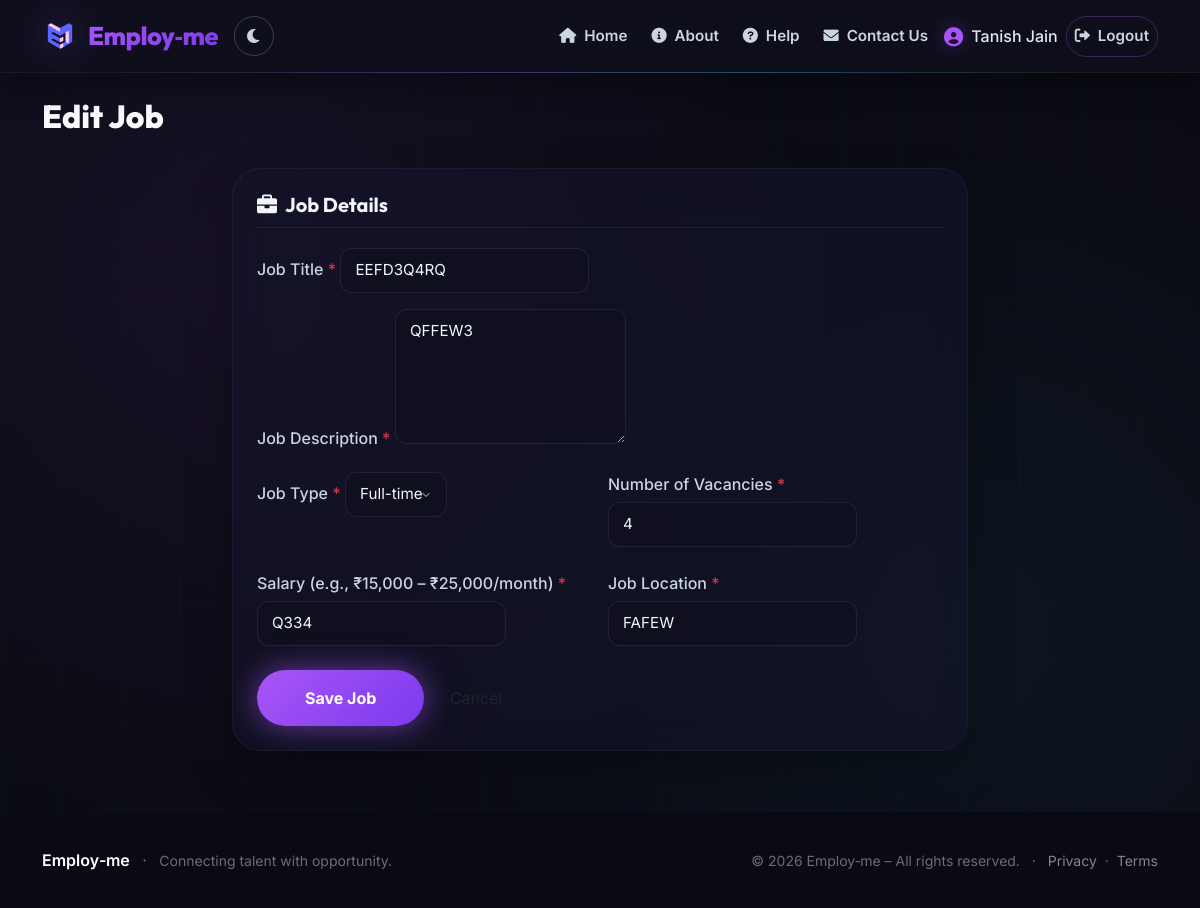
Screenshot of /job/edit/4 (signed in) with the database file from the repository.
### models.py (models this page shows)
class User(UserMixin, db.Model):
    id = db.Column(db.Integer, primary_key=True)
    email = db.Column(db.String(120), unique=True, nullable=False)
    password_hash = db.Column(db.String(128), nullable=False)
    role = db.Column(db.String(20), nullable=False)  # 'jobseeker' or 'employer'
    name = db.Column(db.String(100), nullable=False)
    created_at = db.Column(db.DateTime, default=datetime.utcnow)
    profile = db.relationship('JobSeekerProfile', backref='user', uselist=False,
                              cascade='all, delete-orphan')
    employer_profile = db.relationship('EmployerProfile', backref='user', uselist=False,
                                       cascade='all, delete-orphan')

class Job(db.Model):
    id = db.Column(db.Integer, primary_key=True)
    employer_id = db.Column(db.Integer, db.ForeignKey('employer_profile.id'), nullable=False)
    employer_name = db.Column(db.String(100), nullable=False)          # business_name
    employer_address = db.Column(db.String(300), nullable=False)       # business_address
    employer_mobile = db.Column(db.String(15), nullable=False)         # contact_person_phone
    employer_city = db.Column(db.String(100), nullable=False)
    employer_state = db.Column(db.String(100), nullable=False)
    employer_pincode = db.Column(db.String(10), nullable=False)
    job_name = db.Column(db.String(200), nullable=False)
    job_description = db.Column(db.Text, nullable=False)
    job_type = db.Column(db.String(50), nullable=False)   # e.g., Full-time, Part-time, Contract, etc.
    committed_salary = db.Column(db.String(100))          # e.g., "₹15,000 – ₹25,000 per month"
    location = db.Column(db.String(200))                  # job location (city/area)
    vacancies = db.Column(db.Integer, default=1)
    status = db.Column(db.String(20), default='Open')     # Open / Closed
    created_at = db.Column(db.DateTime, default=datetime.utcnow)
    updated_at = db.Column(db.DateTime, default=datetime.utcnow, onupdate=datetime.utcnow)
    employer = db.relationship('EmployerProfile', backref='jobs')

### app.py (the view, shortened to what this page needs)
@app.route('/job/edit/<int:job_id>', methods=['GET', 'POST'])
@login_required
@role_required('employer')
def edit_job(job_id):
    job = Job.query.get_or_404(job_id)
    employer = EmployerProfile.query.filter_by(user_id=current_user.id).first()
    if not employer or job.employer_id != employer.id:
        flash('Access denied.', 'danger')
        return redirect(url_for('my_jobs'))
    if not employer.verified:
        return redirect(url_for('verification_pending'))
    form = JobForm(obj=job)
    if request.method == 'GET':
        form.vacancies.data = str(job.vacancies)
    return render_template('create_job.html', form=form, edit_mode=True, job=job)

### forms.py
class JobForm(FlaskForm):
    job_name = StringField('Job Title', validators=[DataRequired(), Length(max=200)])
    job_description = TextAreaField('Job Description', validators=[DataRequired()])
    job_type = SelectField('Job Type', choices=[
        ('Full-time', 'Full-time'),
        ('Part-time', 'Part-time'),
        ('Contract', 'Contract'),
        ('Freelance', 'Freelance'),
        ('Internship', 'Internship')
    ], validators=[DataRequired()])
    committed_salary = StringField('Salary (e.g., ₹15,000 – ₹25,000/month)', validators=[DataRequired(), Length(max=100)])
    location = StringField('Job Location', validators=[DataRequired(), Length(max=200)])
    vacancies = StringField('Number of Vacancies', validators=[DataRequired()])
    submit = SubmitField('Save Job')

### app.py (called while the page is built)
@login_manager.user_loader
def load_user(user_id):
    return User.query.get(int(user_id))

def role_required(role):
    def decorator(func):
        from functools import wraps
        @wraps(func)
        def wrapper(*args, **kwargs):
            if not current_user.is_authenticated or current_user.role != role:
                flash('Access denied.', 'danger')
                return redirect(url_for('index'))
            return func(*args, **kwargs)
        return wrapper
    return decorator

### templates/create_job.html (shortened to what this page needs)
{% extends "base.html" %}
{% block content %}
<div class="d-flex justify-content-between align-items-center mb-4">
    <h2 style="font-family: var(--font-display); font-weight: 800; color: #F8FAFC;">
        {% if edit_mode %}Edit Job{% else %}Create Job{% endif %}
    </h2>
</div>
<div class="row justify-content-center">
    <div class="col-md-8">
        <div class="card-modern p-4">
            <form method="POST" novalidate>
                <h5 class="section-title"><i class="fas fa-briefcase me-2"></i>Job Details</h5>
                <div class="mb-3">
                    <label class="form-label-custom">{{ form.job_name.label.text }} <span class="text-danger">*</span></label>
                    {{ form.job_name(class="form-control-dark", placeholder="e.g., Delivery Boy, Sales Executive") }}
                </div>
                <div class="mb-3">
                    <label class="form-label-custom">{{ form.job_description.label.text }} <span class="text-danger">*</span></label>
                    {{ form.job_description(class="form-control-dark", rows="5", placeholder="Describe the role, responsibilities, and requirements...") }}
                </div>
                <div class="row g-3">
                    <div class="col-md-6">
                        <label class="form-label-custom">{{ form.job_type.label.text }} <span class="text-danger">*</span></label>
                        {{ form.job_type(class="form-select-dark") }}
                    </div>
                    <div class="col-md-6">
                        <label class="form-label-custom">{{ form.vacancies.label.text }} <span class="text-danger">*</span></label>
                        {{ form.vacancies(class="form-control-dark", placeholder="e.g., 5") }}
                    </div>
                </div>
                <div class="row g-3 mt-2">
                    <div class="col-md-6">
                        <label class="form-label-custom">{{ form.committed_salary.label.text }} <span class="text-danger">*</span></label>
                        {{ form.committed_salary(class="form-control-dark", placeholder="e.g., ₹15,000 – ₹25,000/month") }}
                    </div>
                    <div class="col-md-6">
                        <label class="form-label-custom">{{ form.location.label.text }} <span class="text-danger">*</span></label>
                        {{ form.location(class="form-control-dark", placeholder="e.g., Mumbai, Delhi") }}
                    </div>
                </div>
                <div class="mt-4">
                    {{ form.submit(class="btn btn-primary-gradient px-5") }}
                    <a href="{{ url_for('my_jobs') }}" class="btn btn-outline-soft ms-2">Cancel</a>
                </div>
            </form>
        </div>
    </div>
</div>
{% endblock %}

### templates/base.html (shortened to what this page needs)
<!DOCTYPE html>
<html lang="en">
<head>
    <link href="https://cdn.jsdelivr.net/npm/bootstrap@5.3.0-alpha1/dist/css/bootstrap.min.css" rel="stylesheet" />
    <link rel="stylesheet" href="https://cdnjs.cloudflare.com/ajax/libs/font-awesome/6.0.0/css/all.min.css" />
</head>
<body>
    <nav class="navbar navbar-expand-lg navbar-custom sticky-top">
        <div class="container">
            <a class="navbar-brand" href="{{ url_for('index') }}">
                <img src="{{ url_for('static', filename='images/logo.png') }}" alt="Employ-me logo" />
                <span>Employ‑me</span>
            </a>
            <div class="d-flex align-items-center gap-2">
                <button class="theme-toggle-btn" id="themeToggle" aria-label="Toggle light/dark theme">
                    <i class="fas fa-moon" id="themeIcon"></i>
                </button>
            </div>
            <div class="collapse navbar-collapse" id="navbarNav">
                <ul class="navbar-nav ms-auto align-items-lg-center gap-1 gap-lg-2">
                    <li class="nav-item">
                        <a class="nav-link" href="{{ url_for('index') }}">
                            <i class="fas fa-home me-1"></i> Home
                        </a>
                    </li>
                    <li class="nav-item">
                        <a class="nav-link" href="{{ url_for('about') }}">
                            <i class="fas fa-info-circle me-1"></i> About
                        </a>
                    </li>
                    <li class="nav-item">
                        <a class="nav-link" href="{{ url_for('help') }}">
                            <i class="fas fa-question-circle me-1"></i> Help
                        </a>
                    </li>
                    <li class="nav-item">
                        <a class="nav-link" href="{{ url_for('contact') }}">
                            <i class="fas fa-envelope me-1"></i> Contact Us
                        </a>
                    </li>
                    {% if current_user.is_authenticated %}
                        <li class="nav-item">
                            <span class="navbar-text">
                                <i class="fas fa-user-circle"></i>
                                {{ current_user.name }}
                            </span>
                        </li>
                        <li class="nav-item">
                            <a class="nav-link btn-outline-custom" href="{{ url_for('logout') }}">
                                <i class="fas fa-sign-out-alt me-1"></i> Logout
                            </a>
                        </li>
                    {% endif %}
                </ul>
            </div>
        </div>
    </nav>
    <main>
        <div class="container my-4">
            {% block content %}{% endblock %}
        </div>
    </main>
    <footer class="footer-custom">
        <div class="container">
            <div class="row align-items-center">
                <div class="col-md-6 text-center text-md-start">
                    <span class="fw-semibold text-white">Employ‑me</span>
                    <span class="mx-2">·</span>
                    <span class="small">Connecting talent with opportunity.</span>
                </div>
                <div class="col-md-6 text-center text-md-end small">
                    &copy; 2026 Employ‑me – All rights reserved.
                    <span class="mx-2">·</span>
                    <a href="#" class="text-white-50" data-bs-toggle="modal" data-bs-target="#footerPrivacyModal">Privacy</a>
                    <span class="mx-1">·</span>
                    <a href="#" class="text-white-50" data-bs-toggle="modal" data-bs-target="#footerTermsModal">Terms</a>
                </div>
            </div>
        </div>
    </footer>
</body>
</html>

### templates/create_job.html (style rules this page uses)
.section-title { font-family: var(--font-display); font-weight: 700; color: var(--text-primary); border-bottom: 1px solid rgba(255,255,255,0.06); padding-bottom: 10px; margin-bottom: 20px; }
.form-label-custom { font-weight: 500; color: #CBD5E1; margin-bottom: 6px; }
.form-control-dark, .form-select-dark { background: rgba(15, 15, 30, 0.6); border: 1px solid rgba(255, 255, 255, 0.08); border-radius: 12px; color: #F1F5F9; padding: 10px 14px; font-size: 0.95rem; transition: all 0.3s ease; }
.form-select-dark { appearance: none; background-repeat: no-repeat; background-position: right 0.75rem center; background-size: 16px 12px; }

### rows the page displays
User: name "Tanish Jain"
Job: job_name "EEFD3Q4RQ", job_description "QFFEW3", job_type "Full-time", vacancies "4", committed_salary "Q334", location "FAFEW"
